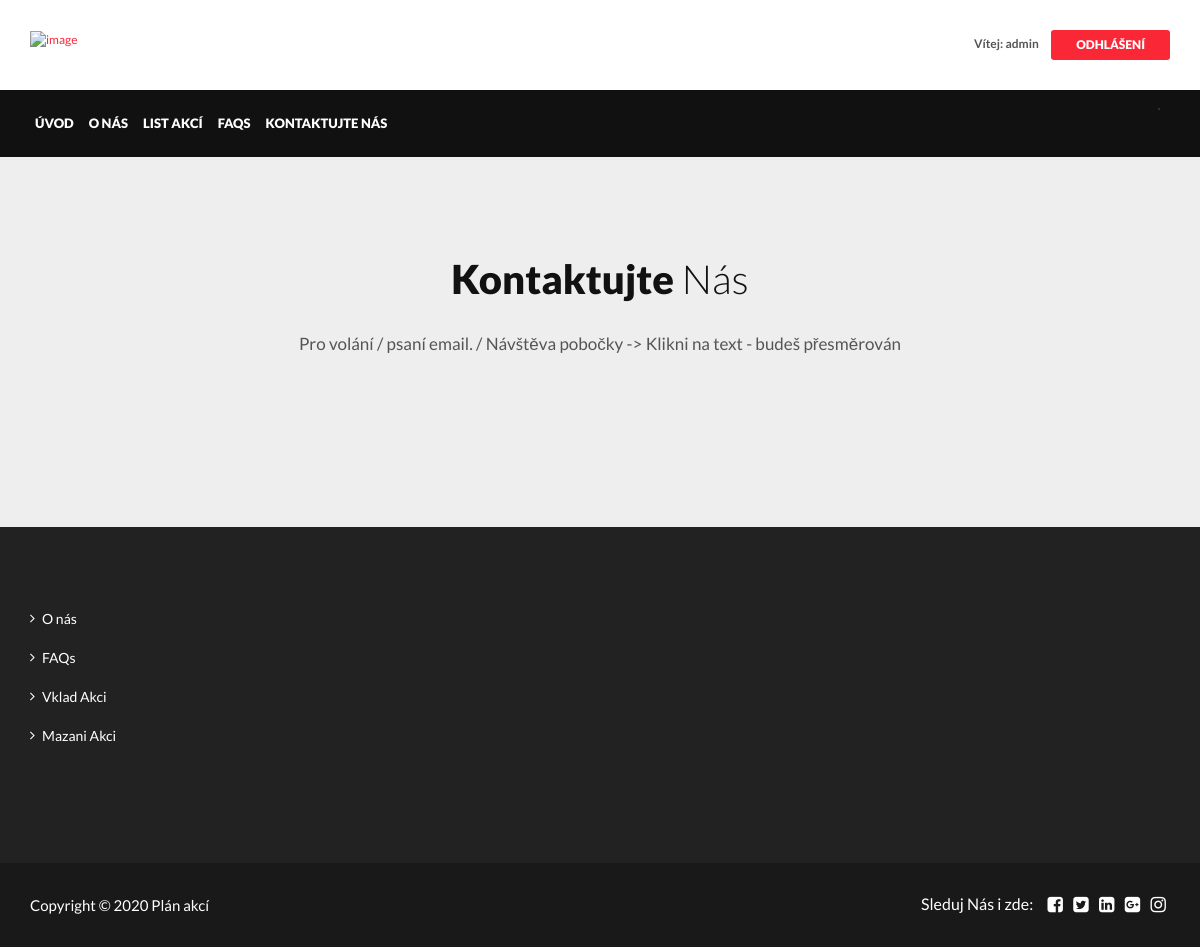
/kontaktNas.php (signed in), run on an earlier commit of the app's database.
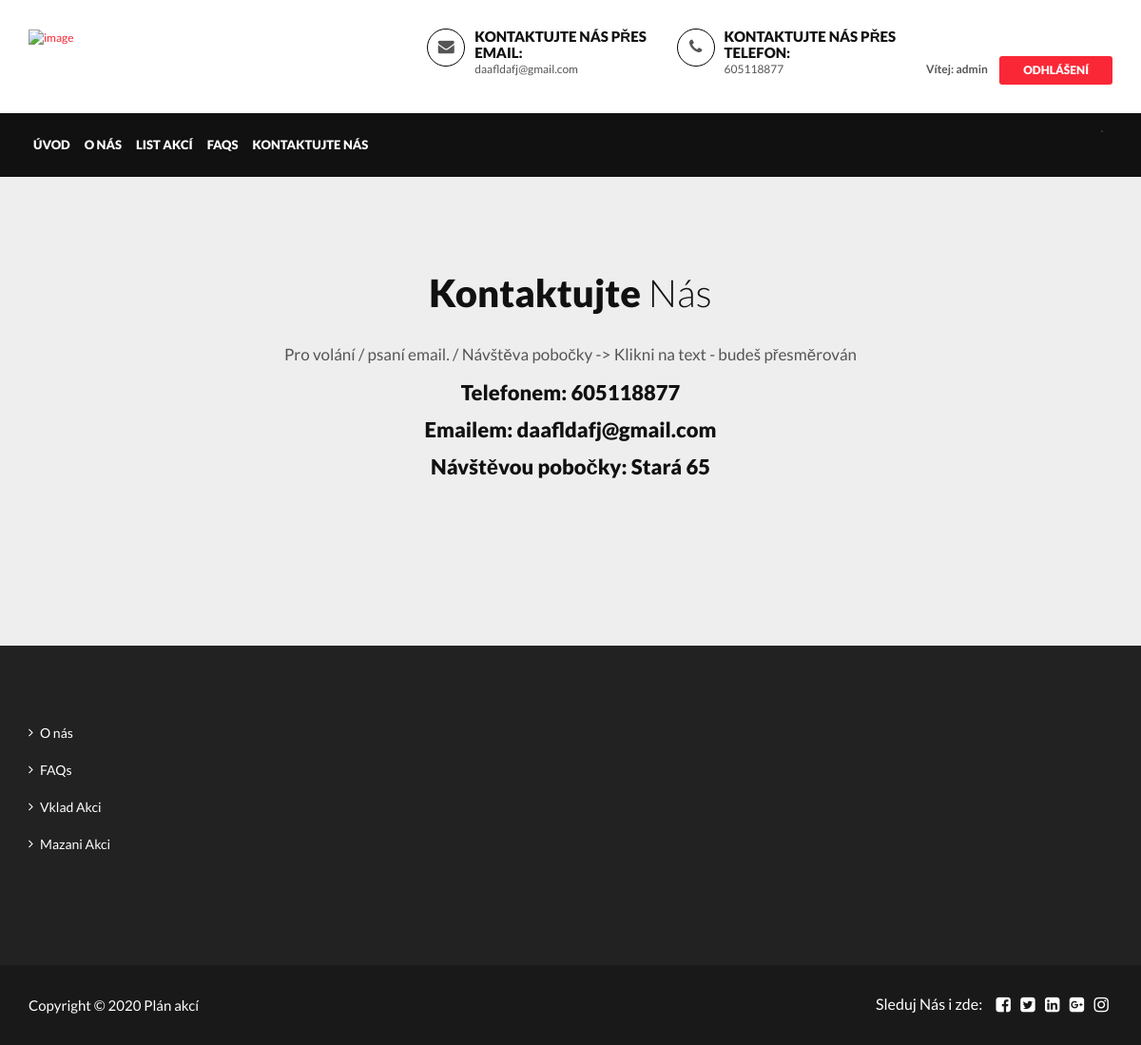
And on a later commit of the database.
### tables this page shows
CREATE TABLE `kontakt` (
  `id` int(11) AUTO_INCREMENT PRIMARY KEY,
  `Adresa` tinytext NOT NULL,
  `EmailId` varchar(255) NOT NULL,
  `KontaktCislo` char(11) NOT NULL
);

### kontaktNas.php (the view, shortened to what this page needs)
<!DOCTYPE html>
<html>
<head>
	<link rel="stylesheet" type="text/css" href="css/style.css">
	<link rel="stylesheet" href="css/bootstrap.min.css" type="text/css">
	<link rel="stylesheet" href="css/style.css" type="text/css">
	<link rel="stylesheet" href="css/owl.carousel.css" type="text/css">
	<link rel="stylesheet" href="css/owl.transitions.css" type="text/css">
	<link href="css/slick.css" rel="stylesheet">
	<link href="css/bootstrap-slider.min.css" rel="stylesheet">
	<link href="css/font-awesome.min.css" rel="stylesheet">
	<link rel="stylesheet" href="https://cdnjs.cloudflare.com/ajax/libs/font-awesome/4.7.0/css/font-awesome.min.css">
</head>
<body>
	<?php
	include('doplnky/header.php');
	?>
	<section class="section-padding gray-bg">
		<div class="container">
			<div class="section-header text-center">
				<h2>Kontaktujte <span>Nás</span></h2>
				<p>Pro volání / psaní email. / Návštěva pobočky -> Klikni na text - budeš přesměrován </p>
				<?php
				$sql = "SELECT * FROM kontakt;";
				$db = kmenDB();
				$result = mysqli_query($db, $sql);
				$resultCheck = mysqli_num_rows($result);
				if ($resultCheck > 0) {
					while ($row = mysqli_fetch_assoc($result)) {
				?>
							<ul>
								<a href="tel: <?php echo $row['KontaktCislo']; ?>"><h4>Telefonem:  <?php echo $row['KontaktCislo']; ?></h4></a>
								<a href="mailto: <?php echo $row['EmailId']; ?>"><h4>Emailem:  <?php echo $row['EmailId']; ?></h4></a>
								<a href="http://maps.google.com/?q=<?php echo $row['Adresa']; ?>"><h4>Návštěvou pobočky:  <?php echo $row['Adresa']; ?></h4></a>
							</ul>
				<?php }
				} ?>
			</div>
		</div>
	</section>
	<?php
	include('doplnky/footer.php');
	?>
</body>
</html>

### doplnky/header.php (shortened to what this page needs)
<header>
    <div class="default-header">
        <div class="container">
            <div class="row">
                <div class="col-sm-3 col-md-2">
                    <div class="logo"> <a href="index.php"><img src="img/logo.jpg" alt="image" width="200" height="100" /></a></div>
                </div>
                <div class="col-sm-9 col-md-10">
                    <div class="header_info">
                        <?php
                        $db = new mysqli("localhost", "root", '', "pololetka");
                        $sql = "SELECT * FROM kontakt;";
                        $result = mysqli_query($db, $sql);
                        $resultCheck = mysqli_num_rows($result);
                        if ($resultCheck > 0) {
                            while ($row = mysqli_fetch_assoc($result)) {
                        ?>
                                <div class="header_widgets">
                                    <div class="circle_icon"> <i class="fa fa-envelope" aria-hidden="true"></i> </div>
                                    <p class="uppercase_text">Kontaktujte Nás přes email: </p>
                                    <a href="mailto:<?php echo $row['EmailId'] ?>"><?php echo $row['EmailId'] ?></a>
                                </div>
                                <div class="header_widgets">
                                    <div class="circle_icon"> <i class="fa fa-phone" aria-hidden="true"></i> </div>
                                    <p class="uppercase_text">Kontaktujte Nás přes telefon: </p>
                                    <a href="tel:<?php echo $row['KontaktCislo'] ?>"><?php echo $row['KontaktCislo'] ?></a>
                                </div>
                            <?php
                            }
                        }
                        if (isset($_SESSION['jmeno'])) {
                            ?>
                            <strong><?php echo "Vítej: " . $_SESSION['jmeno'];
                                } ?></strong>
                            <div class="login_btn"><a href="logout.php" name="logout" class="btn btn-xs uppercase">Odhlášení</a></div>
                    </div>
                </div>
            </div>
        </div>
    </div>
    <nav id="navigation_bar" class="navbar navbar-default">
        <div class="container">
            <div class="header_wrap">
                <div class="user_login">
                </div>
            </div>
            <div class="collapse navbar-collapse" id="navigation">
                <ul class="nav navbar-nav">
                    <li><a href="index.php">Úvod</a> </li>
                    <li><a href="oNas.php">O nás</a></li>
                    <li><a href="vypis.php">List akcí</a>
                    <li><a href="FAQs.php">FAQs</a></li>
                    <li><a href="kontaktNas.php">Kontaktujte nás</a></li>
                </ul>
            </div>
        </div>
    </nav>
</header>

### doplnky/footer.php
<footer>
    <div class="footer-top">
        <div class="container">
            <div class="row">
                <div class="col-md-6">
                    <ul>
                        <li><a href="Onas.php">O nás</a></li>
                        <li><a href="FAQs.php">FAQs</a></li>
                        <li><a href="vkladAkci.php">Vklad Akci</a></li>
                        <li><a href="delete.php">Mazani Akci</a></li>
                    </ul>
                </div>
                <div class="col-md-3 col-sm-6">
                </div>
            </div>
        </div>
    </div>
    <div class="footer-bottom">
        <div class="container">
            <div class="row">
                <div class="col-md-6 col-md-push-6 text-right">
                    <div class="footer_widget">
                        <p>Sleduj Nás i zde:</p>
                        <ul>
                            <li><a href="#"><i class="fa fa-facebook-square" aria-hidden="true"></i></a></li>
                            <li><a href="#"><i class="fa fa-twitter-square" aria-hidden="true"></i></a></li>
                            <li><a href="#"><i class="fa fa-linkedin-square" aria-hidden="true"></i></a></li>
                            <li><a href="#"><i class="fa fa-google-plus-square" aria-hidden="true"></i></a></li>
                            <li><a href="#"><i class="fa fa-instagram" aria-hidden="true"></i></a></li>
                        </ul>
                    </div>
                </div>
                <div class="col-md-6 col-md-pull-6">
                    <p class="copy-right">Copyright &copy; 2020 Plán akcí </p>
                </div>
            </div>
        </div>
    </div>
</footer>

What changed in the data, as far as the page shows it:
added kontakt: EmailId "daafldafj@gmail.com", KontaktCislo "605118877", Adresa "Stará 65"
